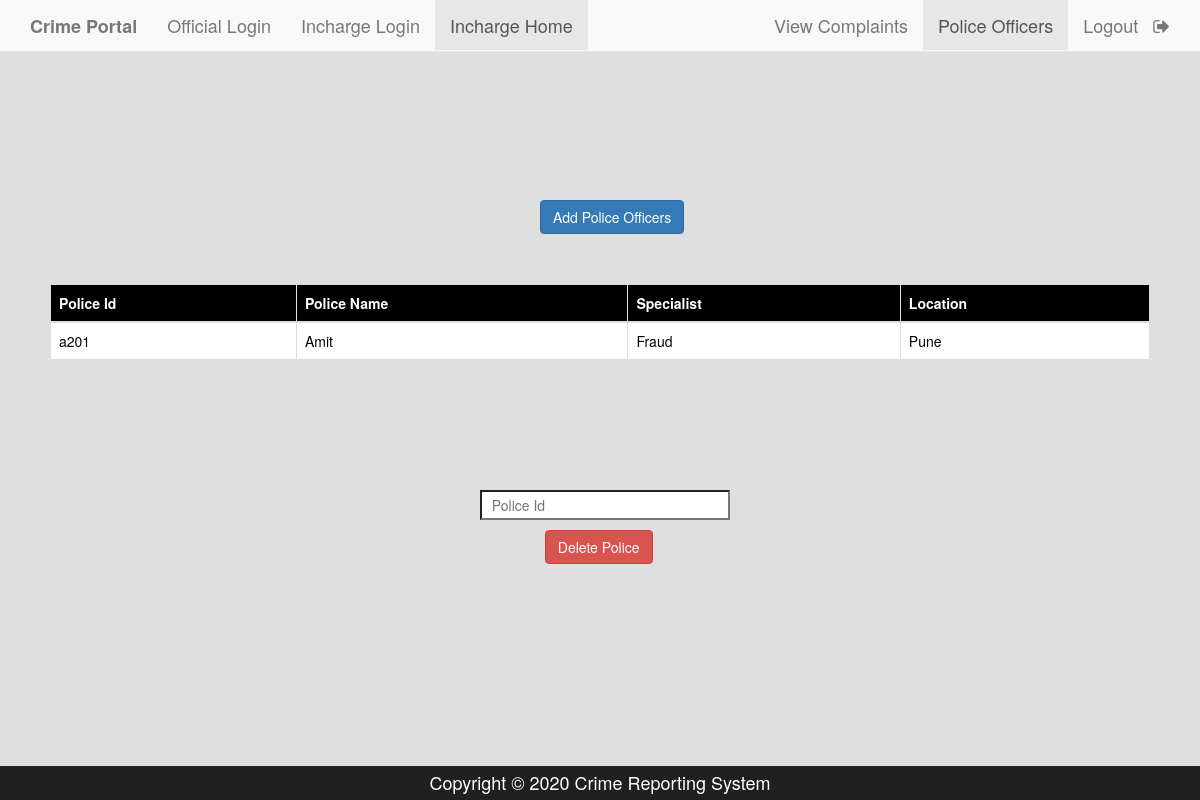
The app's page /SALINIPRACHI_CRS/incharge_view_police.php?i_id=sumantpujari with its own data.
### tables this page shows
CREATE TABLE `police` (
  `p_name` varchar(50) NOT NULL,
  `p_id` varchar(50) NOT NULL,
  `spec` varchar(50) NOT NULL,
  `location` varchar(50) NOT NULL,
  `p_pass` varchar(50) NOT NULL
);

### SALINIPRACHI_CRS/incharge_view_police.php (the view, shortened to what this page needs)
<!DOCTYPE html>
<html>
<head>
    <?php
    $conn=mysqli_connect("localhost","root","","crime_portal",3306);
print_r($_SESSION);
   ?>
<?php
$i_id=$_GET['i_id'];
    $result1=mysqli_query($conn,"SELECT location FROM police_station where i_id='$i_id'");
    $q2=mysqli_fetch_assoc($result1);
    $location=$q2['location'];
    $result=mysqli_query($conn,"select * from police where location='$location'");
    ?>
	<link rel="stylesheet" type="text/css" href="https://maxcdn.bootstrapcdn.com/bootstrap/3.3.5/css/bootstrap.min.css">
	<link rel="stylesheet" type="text/css" href="https://maxcdn.bootstrapcdn.com/font-awesome/4.4.0/css/font-awesome.min.css">
</head>
<body style="background-color: #dfdfdf">
	<nav  class="navbar navbar-default navbar-fixed-top">
  <div class="container">
    <div class="navbar-header">
      <a class="navbar-brand" href="home.php"><b>Crime Portal</b></a>
    </div>
    <div id="navbar" class="collapse navbar-collapse">
      <ul class="nav navbar-nav">
        <li><a href="official_login.php">Official Login</a></li>
        <li><a href="inchargelogin.php">Incharge Login</a></li>
        <li class="active"><a href="incharge_view_police.php">Incharge Home</a></li>
      </ul>
      <ul class="nav navbar-nav navbar-right">
        <li><a href="Incharge_complain_page.php">View Complaints</a></li>
        <li class="active" ><a href="incharge_view_police.php">Police Officers</a></li>
        <li><a href="inc_logout.php">Logout &nbsp <i class="fa fa-sign-out" aria-hidden="true"></i></a></li>
      </ul>
    </div>
  </div>
 </nav>
 <div  style="margin-top: 10%;margin-left: 45%">
   <a href="police_add.php?i_id=$i_id"><input  type="button" name="add" value="Add Police Officers" class="btn btn-primary"></a>
 </div>
    <div style="padding:50px;">
   <table class="table table-bordered">
    <thead class="thead-dark" style="background-color: black; color: white;">
      <tr>
        <th scope="col">Police Id</th>
        <th scope="col">Police Name</th>
        <th scope="col">Specialist</th>
        <th scope="col">Location</th>
      </tr>
    </thead>
<?php
      while($rows=mysqli_fetch_assoc($result)){
    ?>
    <tbody style="background-color: white; color: black;">
      <tr>
        <td><?php echo $rows['p_id']; ?></td>
        <td><?php echo $rows['p_name']; ?></td>
        <td><?php echo $rows['spec']; ?></td>
        <td><?php echo $rows['location']; ?></td>
      </tr>
    </tbody>
    <?php
    }
    ?>
</table>
 </div>
    <form style="margin-top: 5%; margin-left: 40%;" method="post">
      <input type="text" name="pid" style="width: 250px; height: 30px; background-color:white;" placeholder="&nbsp Police Id" id="ciid" onfocusout="f1()" required>
        <div>
      <input class="btn btn-danger" type="submit" value="Delete Police" name="s2" style="margin-top: 10px; margin-left: 9%;">
        </div>
    </form>
<div class="fixed-footer">
        <div class="container">Copyright &copy; 2020 Crime Reporting System</div>
</div>
</body>
</body>
</html>

### SALINIPRACHI_CRS/incharge_view_police.php (style rules this page uses)
.fixed-footer { width:100%; position:fixed; bottom:0; background:#202020; padding:4px; color:white; }
.container { font-size:18px; text-align:center; }

### records on screen
police: p_id "a201", p_name "Amit", spec "Fraud", location "Pune"
